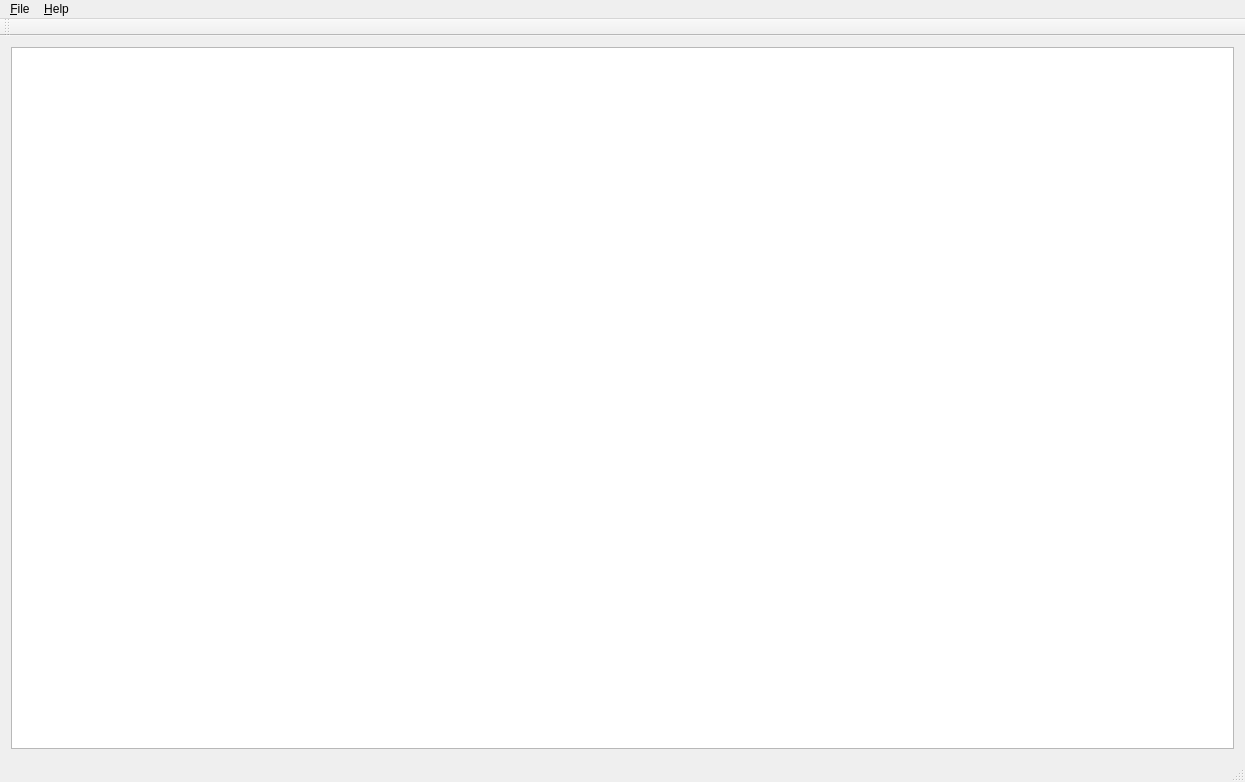
<?xml version="1.0" encoding="UTF-8"?>
<ui version="4.0">
 <class>MainWindow</class>
 <widget class="QMainWindow" name="MainWindow">
  <property name="geometry">
   <rect>
    <x>0</x>
    <y>0</y>
    <width>1245</width>
    <height>782</height>
   </rect>
  </property>
  <property name="windowTitle">
   <string>Encrypted Pad</string>
  </property>
  <widget class="QWidget" name="centralWidget">
   <layout class="QHBoxLayout" name="horizontalLayout">
    <item>
     <widget class="QPlainTextEdit" name="plainTextEdit">
      <property name="readOnly">
       <bool>false</bool>
      </property>
     </widget>
    </item>
   </layout>
  </widget>
  <widget class="QMenuBar" name="menuBar">
   <property name="geometry">
    <rect>
     <x>0</x>
     <y>0</y>
     <width>1245</width>
     <height>23</height>
    </rect>
   </property>
   <widget class="QMenu" name="menu_File">
    <property name="title">
     <string>&amp;File</string>
    </property>
    <widget class="QMenu" name="menu_Keys">
     <property name="title">
      <string>&amp;Keys and Passwords</string>
     </property>
     <addaction name="action_Login"/>
     <addaction name="action_logOut"/>
     <addaction name="separator"/>
     <addaction name="actionChange_Password"/>
     <addaction name="action_Set_Keys"/>
    </widget>
    <addaction name="action_Open"/>
    <addaction name="action_Save"/>
    <addaction name="actionSave_As"/>
    <addaction name="separator"/>
    <addaction name="menu_Keys"/>
    <addaction name="separator"/>
    <addaction name="action_Exit"/>
   </widget>
   <widget class="QMenu" name="menu_Help">
    <property name="title">
     <string>&amp;Help</string>
    </property>
    <addaction name="action_About"/>
   </widget>
   <addaction name="menu_File"/>
   <addaction name="menu_Help"/>
  </widget>
  <widget class="QToolBar" name="mainToolBar">
   <attribute name="toolBarArea">
    <enum>TopToolBarArea</enum>
   </attribute>
   <attribute name="toolBarBreak">
    <bool>false</bool>
   </attribute>
  </widget>
  <widget class="QStatusBar" name="statusBar"/>
  <action name="action_Open">
   <property name="text">
    <string>&amp;Open</string>
   </property>
  </action>
  <action name="action_Login">
   <property name="text">
    <string>Log &amp;In</string>
   </property>
  </action>
  <action name="action_logOut">
   <property name="text">
    <string>Log &amp;Out</string>
   </property>
  </action>
  <action name="action_Set_Keys">
   <property name="text">
    <string>&amp;Set Keys</string>
   </property>
  </action>
  <action name="action_Exit">
   <property name="text">
    <string>&amp;Exit</string>
   </property>
  </action>
  <action name="actionChange_Password">
   <property name="text">
    <string>Change &amp;Password</string>
   </property>
  </action>
  <action name="action_Save">
   <property name="text">
    <string>&amp;Save</string>
   </property>
  </action>
  <action name="actionSave_As">
   <property name="text">
    <string>Save &amp;As</string>
   </property>
  </action>
  <action name="action_About">
   <property name="text">
    <string>&amp;About</string>
   </property>
  </action>
 </widget>
 <layoutdefault spacing="6" margin="11"/>
 <resources/>
 <connections/>
</ui>
